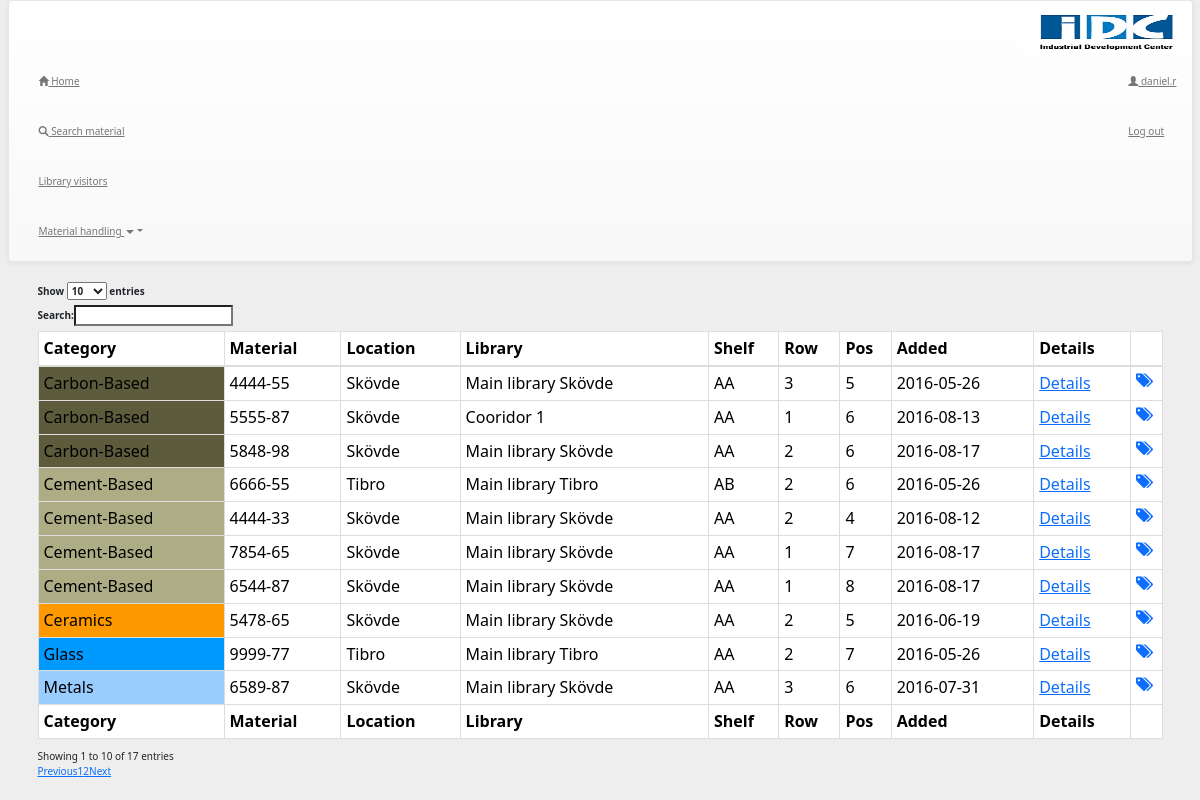
Screenshot of /search.php (signed in) with the database file from the repository.
### tables this page shows
CREATE TABLE `library` (
  `dt` datetime DEFAULT CURRENT_TIMESTAMP,
  `matstatus` varchar(50) DEFAULT 'OK',
  `eventtype` varchar(8) DEFAULT 'Insert',
  `username` varchar(30) DEFAULT NULL,
  `position` int(11) DEFAULT NULL,
  `rownumber` int(11) DEFAULT NULL,
  `shelfname` varchar(20) DEFAULT NULL,
  `placename` varchar(30) DEFAULT NULL,
  `placeposition` varchar(30) DEFAULT NULL,
  `id` varchar(10) NOT NULL DEFAULT '',
  `category` varchar(20) DEFAULT NULL,
  PRIMARY KEY (`id`),
  KEY `position` (`position`,`rownumber`,`shelfname`,`placename`,`placeposition`)
);

### search.php (the view, shortened to what this page needs)
<?php
		include 'navbar.php';
		include 'dbconnect.php';
?>
<!DOCTYPE html>
<html>
<head>
		<link rel="stylesheet" href="//maxcdn.bootstrapcdn.com/bootstrap/3.3.6/css/bootstrap.min.css" type="text/css" media='all' />
		<link rel="stylesheet" href="search.css" type="text/css" media='all' />
		<link rel="stylesheet" href="https://cdn.datatables.net/1.10.11/css/dataTables.bootstrap.min.css" type="text/css" media='all' />
		<link rel="stylesheet" type="text/css" href="//cdn.jsdelivr.net/bootstrap/latest/css/bootstrap.css" />
		<link rel="stylesheet" href="assets/font-awesomes/css/font-awesome.min.css">
</head>
<body>
<?php
    echo "<div class='container'>";
	echo "<div class='row'>";
	echo "<div id='no-more-tables'>";
		echo "<table id='example' class='table table-bordered table-bordered table-condensed cf' data-click-to-select='true' cellspacing='0' width='100%'>";
        echo '<thead class="cf">';
			echo '<tr>';
            echo '<th>Category</th>';
            echo '<th>Material</th>';
            echo '<th>Location</th>';
            echo '<th>Library</th>';
            echo '<th>Shelf</th>';
			echo '<th>Row</th>';
			echo '<th>Pos</th>';
			echo '<th>Added</th>';
			echo '<th>Details</th>';
			echo '<th data-field="operate" data-formatter="operateFormatter" data-events="operateEvents"></th>';
			echo '</tr>';
		echo '</thead>';
        echo '<tfoot class="cf">';
        echo '<tr>';
            echo '<th>Category</th>';
            echo '<th>Material</th>';
            echo '<th>Location</th>';
            echo '<th>Library</th>';
            echo '<th>Shelf</th>';
			echo '<th>Row</th>';
			echo '<th>Pos</th>';
			echo '<th>Added</th>';
			echo '<th>Details</th>';
			echo '<th data-field="operate" data-formatter="operateFormatter" data-events="operateEvents"></th>';
        echo '</tr>';
        echo '</tfoot>';
        echo '<tbody>';   $counter=0;
			foreach($pdo->query("SELECT * FROM library") as $row){
				$dt = new DateTime($row['dt']);
				echo "<tr>";
					if(preg_match('/Cement-Based/',$row['category'])){
						echo "<td data-title='Category' style=background-color:#adad85;>".$row['category']."</td>";
				}
					if(preg_match('/Metals/',$row['category'])){
						echo "<td data-title='Category' style=background-color:#99ccff;>".$row['category']."</td>";
				}
					if(preg_match('/Glass/',$row['category'])){
						echo "<td data-title='Category' style=background-color:#0099ff;>".$row['category']."</td>";
				}
					if(preg_match('/Carbon-Based/',$row['category'])){
						echo "<td data-title='Category' style=background-color:#5c5c3d;>".$row['category']."</td>";
				}
					if(preg_match('/Ceramics/',$row['category'])){
						echo "<td data-title='Category' style=background-color:#ff9900;>".$row['category']."</td>";
				}
				echo "<td data-title='Material'>".$row['id']."</td>";
                echo "<td data-title='Location'>".$row['placename']."</td>";
                echo "<td data-title='Library'>".$row['placeposition']."</td>";
                echo "<td data-title='Shelf'>".$row['shelfname']."</td>";
				echo "<td data-title='Row'>".$row['rownumber']."</td>";
				echo "<td data-title='Position'>".$row['position']."</td>";
				echo "<td data-title='Added'>".$dt->format('Y-m-d')."</td>";
				echo "<td data-title='Details'><a href='#'  id='detail".$counter."' class='showdiv'>Details</a></td>";
				echo "<td data-title=''><a class='save' href='javascript:void(0)' title='Save to my materials'><i class='fa fa-tags' aria-hidden='true'></i></a></td>";
			echo "</tr>";
			}
			echo '</tbody>';
?>
</body>
</html>

### style.css (style rules this page uses)
body { background: #eee !important; }

### rows the page displays
library: category "Carbon-Based", id "4444-55", placename "Skövde", placeposition "Main library Skövde", shelfname "AA", rownumber "3", position "5", dt "2016-05-26"
library: category "Cement-Based", id "6666-55", placename "Tibro", placeposition "Main library Tibro", shelfname "AB", rownumber "2", position "6", dt "2016-05-26"
library: category "Glass", id "9999-77", placename "Tibro", placeposition "Main library Tibro", shelfname "AA", rownumber "2", position "7", dt "2016-05-26"
library: category "Ceramics", id "5478-65", placename "Skövde", placeposition "Main library Skövde", shelfname "AA", rownumber "2", position "5", dt "2016-06-19"
library: category "Metals", id "6589-87", placename "Skövde", placeposition "Main library Skövde", shelfname "AA", rownumber "3", position "6", dt "2016-07-31"
library: category "Cement-Based", id "4444-33", placename "Skövde", placeposition "Main library Skövde", shelfname "AA", rownumber "2", position "4", dt "2016-08-12"
library: category "Carbon-Based", id "5555-87", placename "Skövde", placeposition "Cooridor 1", shelfname "AA", rownumber "1", position "6", dt "2016-08-13"
library: category "Cement-Based", id "7854-65", placename "Skövde", placeposition "Main library Skövde", shelfname "AA", rownumber "1", position "7", dt "2016-08-17"
library: category "Cement-Based", id "6544-87", placename "Skövde", placeposition "Main library Skövde", shelfname "AA", rownumber "1", position "8", dt "2016-08-17"
library: category "Carbon-Based", id "5848-98", placename "Skövde", placeposition "Main library Skövde", shelfname "AA", rownumber "2", position "6", dt "2016-08-17"

### other values shown
$_SESSION['username'] "daniel.r"
